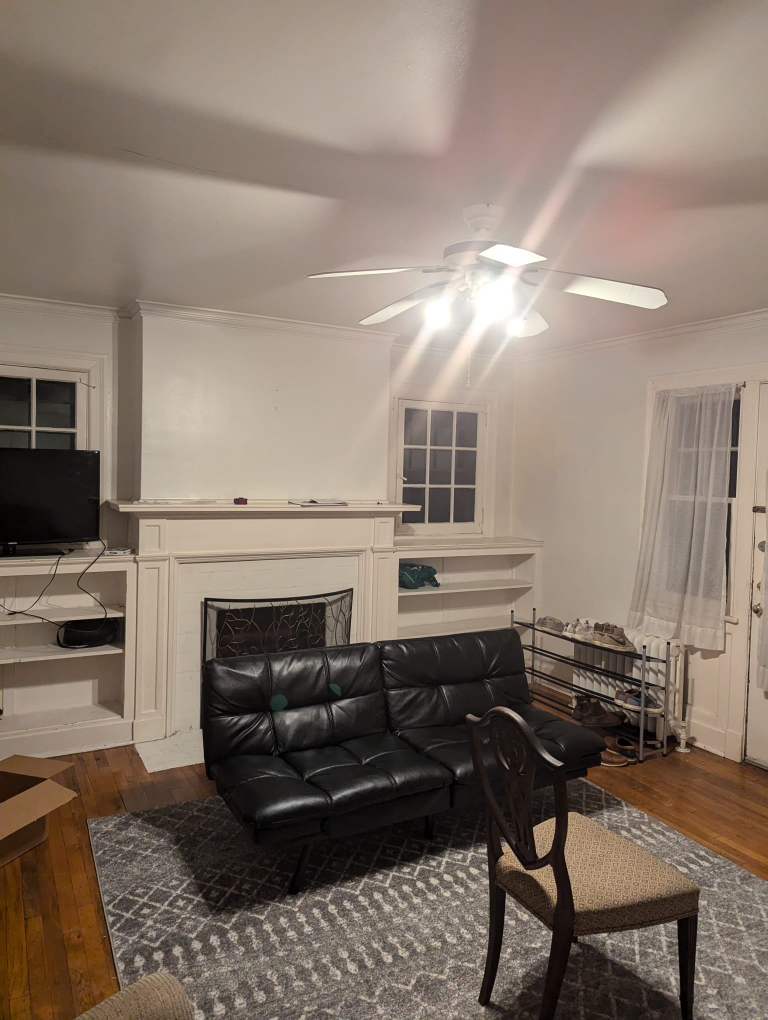
#> input picture data/middle.jpeg, 1536 x 2040 px, found by its file name (shown at 1/2 size)
$ python panaroma.py
#> lines starting #> are read from the running program, lines starting #| are printed output that depends on the picture
import cv2
import numpy as np

def compositeH_pano(H2to1, template, img):

    mask = np.ones(template.shape[:2], dtype=np.uint8) * 255
    warped_mask = cv2.warpPerspective(mask, H2to1, (img.shape[1], img.shape[0])).astype(np.uint8)
    warped_template = cv2.warpPerspective(template, H2to1, (img.shape[1], img.shape[0])).astype(np.uint8)
    composite_img = cv2.bitwise_and(np.uint8(img), np.uint8(warped_template), mask=np.uint8(warped_mask))

    bg = cv2.bitwise_and(img, img, mask=cv2.bitwise_not(warped_mask))
    fg = cv2.bitwise_and(warped_template, warped_template, mask=warped_mask)
    composite_img = cv2.add(bg, fg)

    cv2.imwrite('Panaroma.png', warped_mask)
    cv2.waitKey(0)

    return composite_img

im_resize_k = 0.5

im_right_src = cv2.imread('../data/middle.jpeg')
#> im_right_src is the input picture: shape (2040, 1536, 3); mean B, G, R 106.2, 118.4, 133.1
im_left_src = cv2.imread('../data/left_most.jpeg')
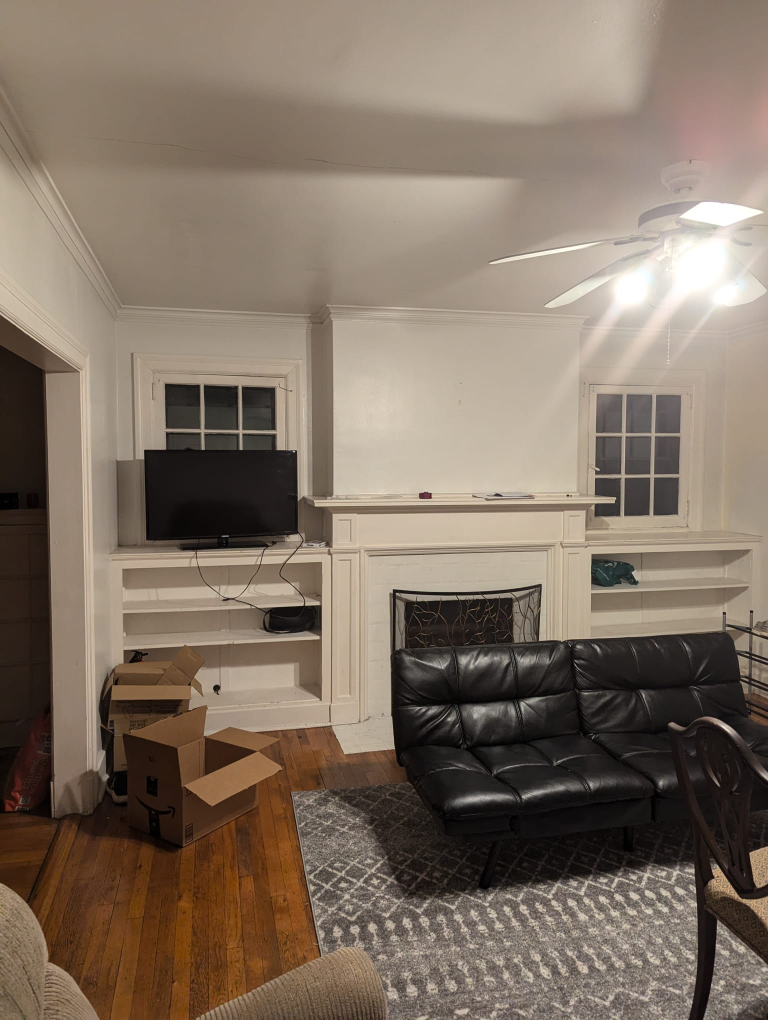
#> input picture data/left_most.jpeg, 1536 x 2040 px, found by its file name (shown at 1/2 size)
#> im_left_src is the input picture: shape (2040, 1536, 3); mean B, G, R 100.2, 114.5, 129.6

im_left  = cv2.resize(im_left_src, (int(im_resize_k * im_left_src.shape[1]), int(im_resize_k * im_left_src.shape[0])))
im_right = cv2.resize(im_right_src, (int(im_resize_k * im_left_src.shape[1]), int(im_resize_k * im_left_src.shape[0])))

im_left_gray = cv2.cvtColor(im_left, cv2.COLOR_BGR2GRAY)
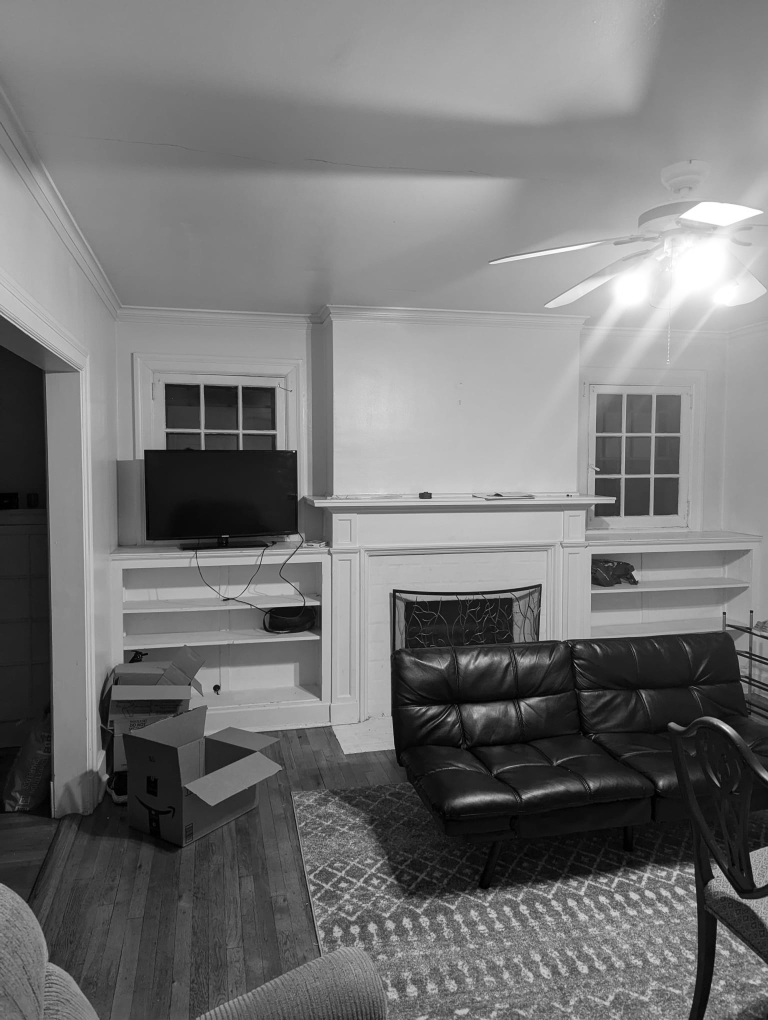
#> im_left_gray: shape (1020, 768); min 0, max 255, mean 117.5
im_right = cv2.copyMakeBorder(
    im_right,
    250, 250, 250, 250,
    borderType=cv2.BORDER_CONSTANT,
    value=[0, 0, 0]
)
#> im_right: shape (1520, 1268, 3)
im_right_gray = cv2.cvtColor(im_right, cv2.COLOR_BGR2GRAY)
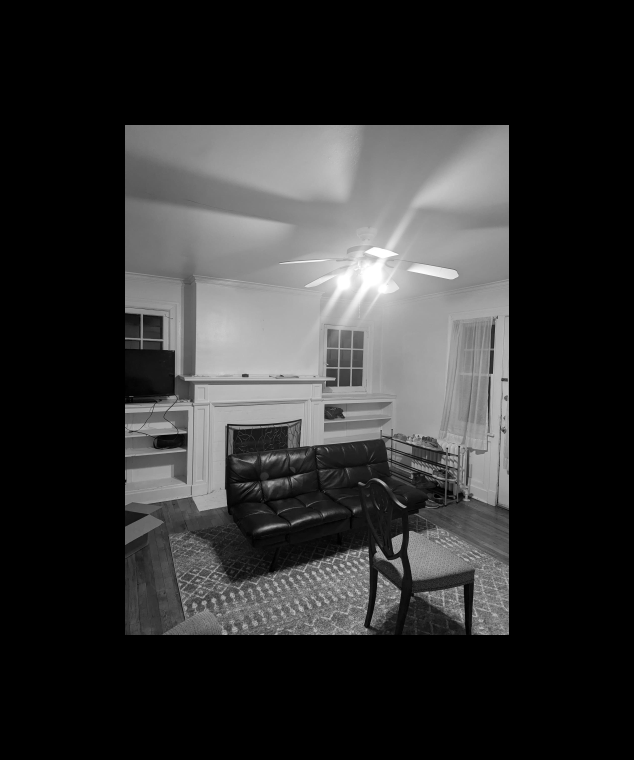
#> im_right_gray: shape (1520, 1268) (shown at 1/2 size); min 0, max 255, mean 49.4

orbject = cv2.ORB_create()
bf = cv2.BFMatcher(cv2.NORM_HAMMING, crossCheck=True)

pts_left, desc_left = orbject.detectAndCompute(im_left_gray, None)
#> pts_left = 500 keypoints; strongest (x, y, size): (393, 590, 31), (540, 639, 31), (430, 496, 37.2), (540, 585, 31)
pts_right, desc_right = orbject.detectAndCompute(im_right_gray, None)
#> pts_right = 500 keypoints; strongest (x, y, size): (455, 848, 31), (894, 896, 31), (918, 893, 31), (1014, 761, 31)
matches = bf.match(desc_left, desc_right)
#> matches = 201 matches
left_matched = np.float32([pts_left[m.queryIdx].pt for m in matches]).reshape(-1, 1, 2)
#> left_matched = 201 rows, first 8: [237, 386], [274, 435], [278, 449], [164, 448], [293, 451], [301, 605], [296, 452], [307, 605]
right_matched = np.float32([pts_right[m.trainIdx].pt for m in matches]).reshape(-1, 1, 2)
#> right_matched = 201 rows, first 8: [280, 629], [324, 682.8], [327, 699], [250.6, 623.8], [345.6, 702], [352, 867], [349, 702], [358, 866]
H_rt2lf = cv2.findHomography(left_matched, right_matched, cv2.RANSAC, 4.0)[0]
#> H_rt2lf = [[1.49, -0.04, -27.25], [0.405, 1.17, 144.9], [0.000515, -4.92e-05, 1]]

composite_image = compositeH_pano(H_rt2lf, im_left, im_right)
#> in compositeH_pano, `warped_mask = cv2.warpPerspective(mask, H2to1, (img.shape[1], img.shap..`:
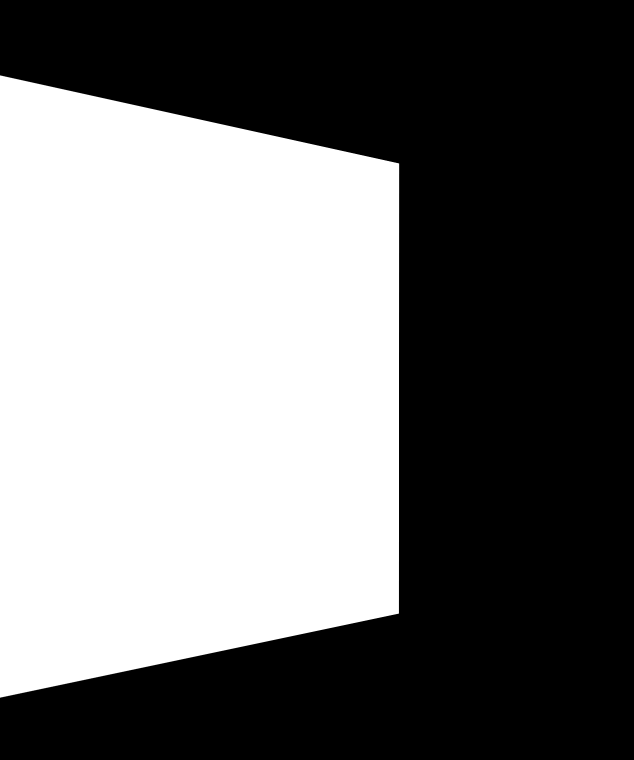
#> warped_mask: shape (1520, 1268) (shown at 1/2 size); min 0, max 255, mean 113.2
#> in compositeH_pano, `warped_mask = cv2.warpPerspective(mask, H2to1, (img.shape[1], img.shap..`: mask: shape (1020, 768); every value is 255
#> in compositeH_pano, `bg = cv2.bitwise_and(img, img, mask=cv2.bitwise_not(warped_mask))`:
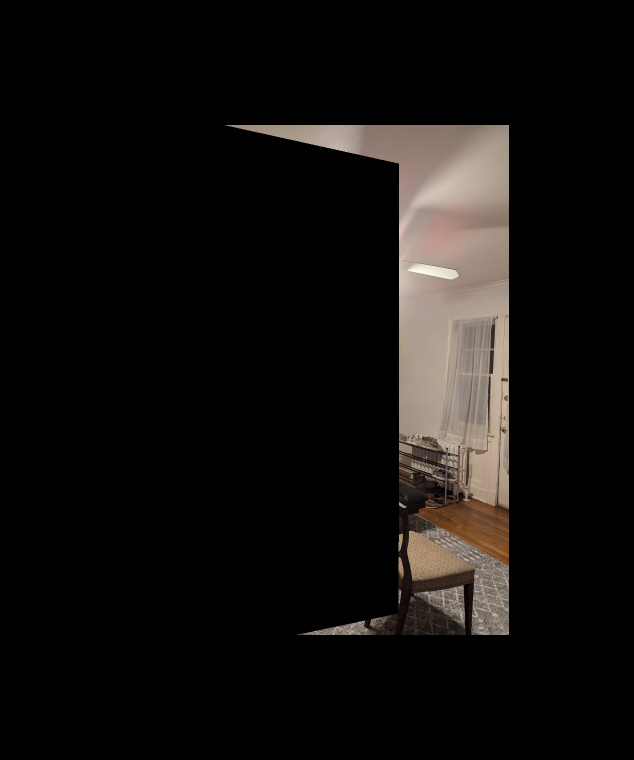
#> bg: shape (1520, 1268, 3) (shown at 1/2 size); mean B, G, R 14.3, 15.9, 18.1
#> in compositeH_pano, `composite_img = cv2.add(bg, fg)`:
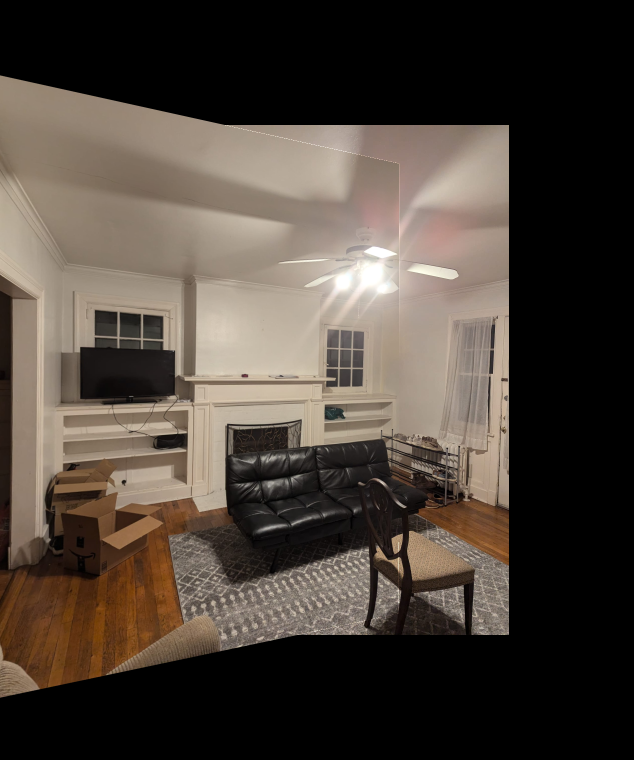
#> composite_img: shape (1520, 1268, 3) (shown at 1/2 size); mean B, G, R 57.8, 66.2, 75.6

im_ht, im_w, num_channels = composite_image.shape
#> im_ht = 1520; im_w = 1268; num_channels = 3
composite_image = composite_image[250:im_ht - 250, 0:im_w-250]
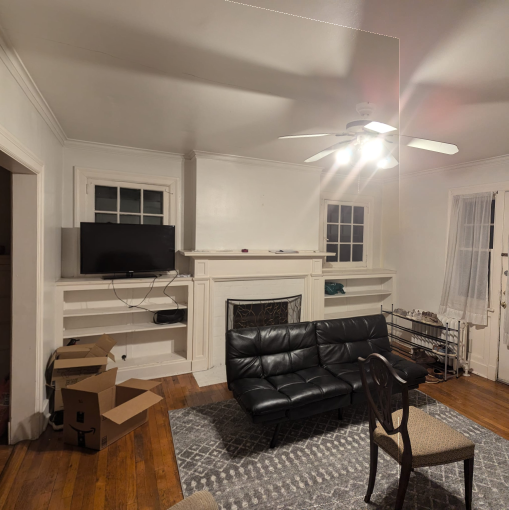
#> composite_image: shape (1020, 1018, 3) (shown at 1/2 size); mean B, G, R 103, 117.2, 133.1

cv2.imshow('../data/Panaroma_home.jpg', composite_image)
cv2.waitKey(0)
cv2.destroyAllWindows()
